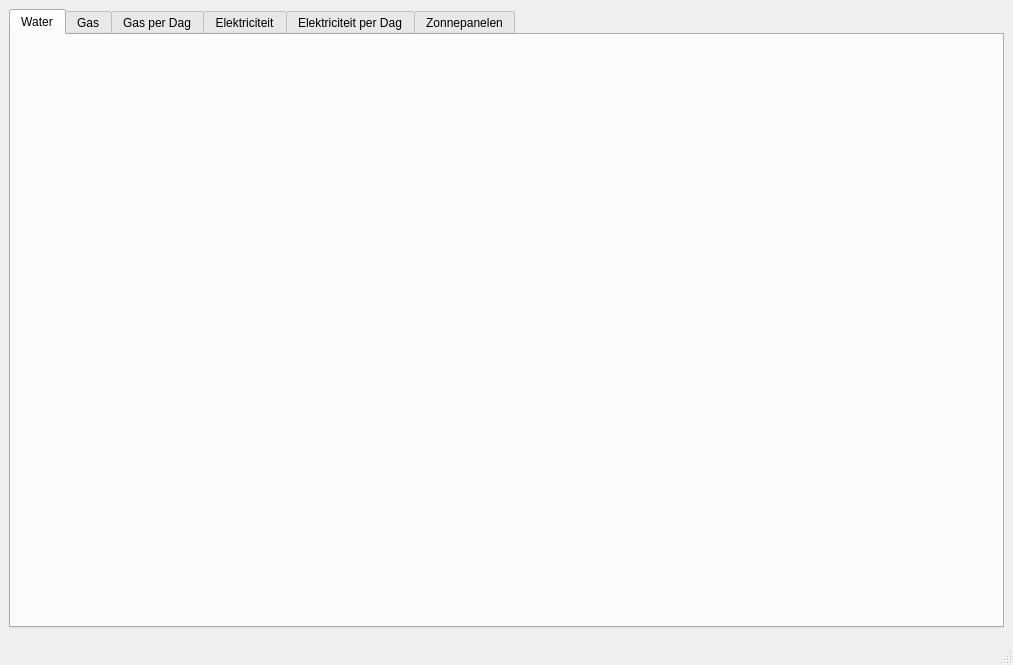
<?xml version="1.0" encoding="UTF-8"?>
<ui version="4.0">
 <class>MainWindow</class>
 <widget class="QMainWindow" name="MainWindow">
  <property name="geometry">
   <rect>
    <x>0</x>
    <y>0</y>
    <width>1013</width>
    <height>665</height>
   </rect>
  </property>
  <property name="minimumSize">
   <size>
    <width>637</width>
    <height>400</height>
   </size>
  </property>
  <property name="windowTitle">
   <string>MainWindow</string>
  </property>
  <widget class="QWidget" name="centralwidget">
   <layout class="QGridLayout" name="gridLayout">
    <item row="0" column="1">
     <widget class="QTabWidget" name="tabWidget">
      <property name="currentIndex">
       <number>0</number>
      </property>
      <widget class="QWidget" name="Water">
       <attribute name="title">
        <string>Water</string>
       </attribute>
       <layout class="QHBoxLayout" name="horizontalLayout">
        <item>
         <widget class="DrawingCanvas" name="water" native="true"/>
        </item>
       </layout>
      </widget>
      <widget class="QWidget" name="Gas">
       <attribute name="title">
        <string>Gas</string>
       </attribute>
       <layout class="QHBoxLayout" name="horizontalLayout_2">
        <item>
         <widget class="DrawingCanvas" name="gas" native="true"/>
        </item>
       </layout>
      </widget>
      <widget class="QWidget" name="Gas_per_Dag">
       <attribute name="title">
        <string>Gas per Dag</string>
       </attribute>
       <layout class="QHBoxLayout" name="horizontalLayout_5">
        <item>
         <widget class="DrawingCanvas" name="gas_per_dag" native="true"/>
        </item>
       </layout>
      </widget>
      <widget class="QWidget" name="Elektriciteit">
       <attribute name="title">
        <string>Elektriciteit</string>
       </attribute>
       <layout class="QHBoxLayout" name="horizontalLayout_3">
        <item>
         <widget class="DrawingCanvas" name="elektriciteit" native="true"/>
        </item>
       </layout>
      </widget>
      <widget class="QWidget" name="Elektriciteit_per_Dag">
       <attribute name="title">
        <string>Elektriciteit per Dag</string>
       </attribute>
       <layout class="QHBoxLayout" name="horizontalLayout_6">
        <item>
         <widget class="DrawingCanvas" name="elektriciteit_per_dag" native="true"/>
        </item>
       </layout>
      </widget>
      <widget class="QWidget" name="Zonnepanelen">
       <attribute name="title">
        <string>Zonnepanelen</string>
       </attribute>
       <layout class="QHBoxLayout" name="horizontalLayout_4">
        <item>
         <widget class="DrawingCanvas" name="zonnepanelen" native="true"/>
        </item>
       </layout>
      </widget>
     </widget>
    </item>
    <item row="1" column="1">
     <widget class="QWidget" name="toolBar" native="true">
      <property name="minimumSize">
       <size>
        <width>0</width>
        <height>0</height>
       </size>
      </property>
     </widget>
    </item>
   </layout>
  </widget>
  <widget class="QMenuBar" name="menubar">
   <property name="geometry">
    <rect>
     <x>0</x>
     <y>0</y>
     <width>1013</width>
     <height>22</height>
    </rect>
   </property>
  </widget>
  <widget class="QStatusBar" name="statusbar"/>
 </widget>
 <customwidgets>
  <customwidget>
   <class>DrawingCanvas</class>
   <extends>QWidget</extends>
   <header>drawing_canvas</header>
   <container>1</container>
   <slots>
    <slot>drawWaterVerbruik()</slot>
    <slot>drawGasVerbruik()</slot>
    <slot>drawElektriciteitsVerbruik()</slot>
    <slot>drawZonnepanelen()</slot>
   </slots>
  </customwidget>
 </customwidgets>
 <resources/>
 <connections/>
</ui>
